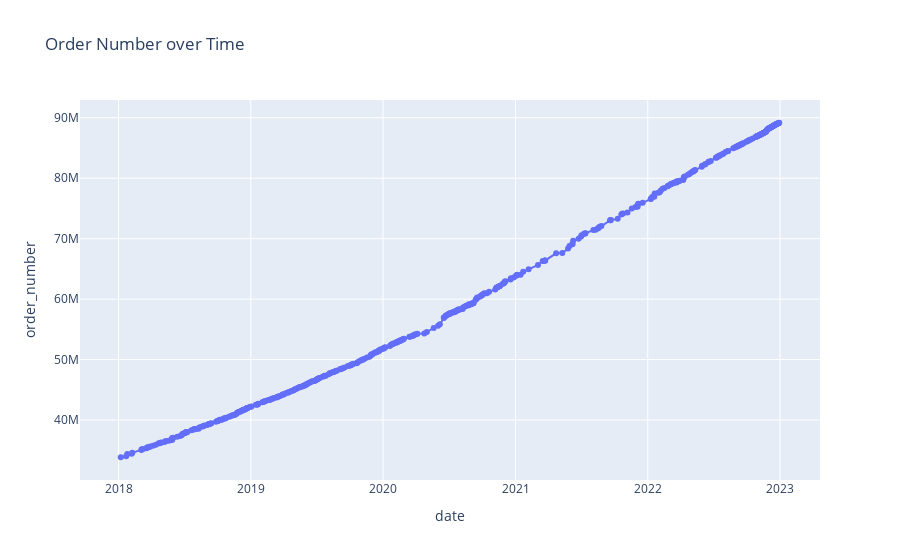

The cell this chart's notebook holds for it:
### Code cell
# Converting 'date' column to datetime format
df_good['date'] = pd.to_datetime(df_good['date'], format='%d/%m/%Y')

# Creating interactive plot with Plotly
fig = px.line(df_good, x='date', y='order_number', title='Order Number over Time', markers=True)

# Displaying plot
fig.show()

### Figure 1 — Plotly figure (JSON) as saved in the notebook; plotly's stock layout.template omitted (floating-point values rounded to 4 significant figures; data arrays with more than 128 entries replaced by an {"elided": "..."} marker saying what was removed)
{"data": [{"hovertemplate": "date=%{x}<br>order_number=%{y}<extra></extra>", "legendgroup": "", "line": {"color": "#636efa", "dash": "solid"}, "marker": {"symbol": "circle"}, "mode": "lines+markers", "name": "", "orientation": "v", "showlegend": false, "type": "scatter", "x": {"elided": "498 str values"}, "xaxis": "x", "y": {"elided": "498 int values"}, "yaxis": "y"}], "layout": {"legend": {"tracegroupgap": 0}, "title": {"text": "Order Number over Time"}, "xaxis": {"anchor": "y", "domain": [0, 1], "title": {"text": "date"}}, "yaxis": {"anchor": "x", "domain": [0, 1], "title": {"text": "order_number"}}}}
